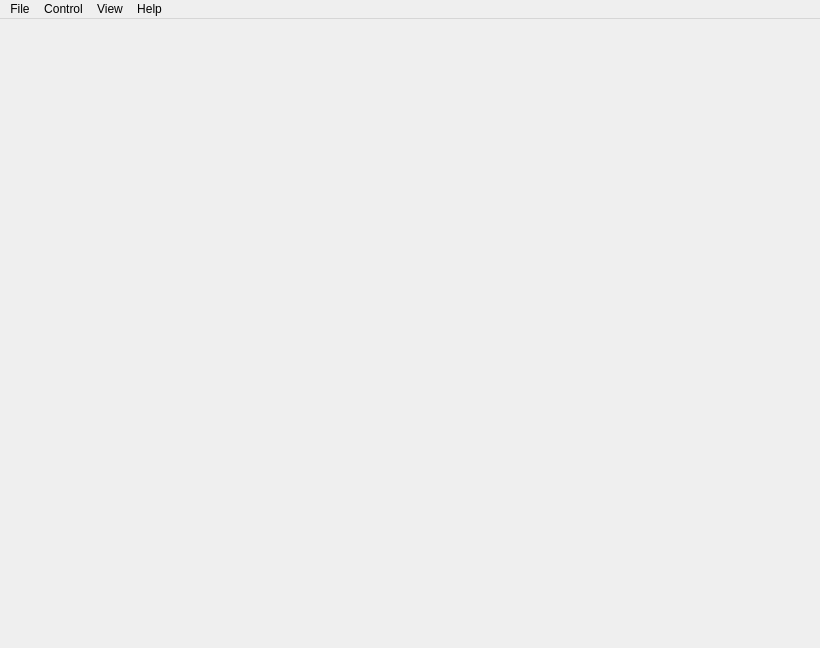
<?xml version="1.0" encoding="UTF-8"?>
<ui version="4.0">
 <class>JokerWindow</class>
 <widget class="QMainWindow" name="JokerWindow">
  <property name="geometry">
   <rect>
    <x>0</x>
    <y>0</y>
    <width>820</width>
    <height>648</height>
   </rect>
  </property>
  <property name="windowTitle">
   <string>Joker</string>
  </property>
  <widget class="QWidget" name="centralwidget">
   <layout class="QVBoxLayout" name="verticalLayout" stretch="1">
    <property name="spacing">
     <number>0</number>
    </property>
    <property name="leftMargin">
     <number>0</number>
    </property>
    <property name="topMargin">
     <number>0</number>
    </property>
    <property name="rightMargin">
     <number>0</number>
    </property>
    <property name="bottomMargin">
     <number>0</number>
    </property>
    <item>
     <widget class="PhGraphicView" name="videoStripView" native="true"/>
    </item>
   </layout>
  </widget>
  <widget class="QMenuBar" name="menubar">
   <property name="geometry">
    <rect>
     <x>0</x>
     <y>0</y>
     <width>820</width>
     <height>22</height>
    </rect>
   </property>
   <widget class="QMenu" name="menuFile">
    <property name="title">
     <string>File</string>
    </property>
    <widget class="QMenu" name="menuOpen_recent">
     <property name="title">
      <string>Open recent</string>
     </property>
     <addaction name="actionEmpty"/>
    </widget>
    <addaction name="actionNew"/>
    <addaction name="separator"/>
    <addaction name="actionOpen"/>
    <addaction name="menuOpen_recent"/>
    <addaction name="separator"/>
    <addaction name="actionOpen_Video"/>
    <addaction name="actionClose_video"/>
    <addaction name="separator"/>
    <addaction name="actionSave"/>
    <addaction name="actionSave_as"/>
    <addaction name="separator"/>
    <addaction name="actionPreferences"/>
    <addaction name="actionProperties"/>
   </widget>
   <widget class="QMenu" name="menuControl">
    <property name="title">
     <string>Control</string>
    </property>
    <widget class="QMenu" name="menuVarial_Speed">
     <property name="title">
      <string>Varispeed</string>
     </property>
     <addaction name="action_3"/>
     <addaction name="action_1"/>
     <addaction name="action_0_5"/>
     <addaction name="action0"/>
     <addaction name="action0_5"/>
     <addaction name="action1"/>
     <addaction name="action3"/>
    </widget>
    <widget class="QMenu" name="menuGo_to">
     <property name="title">
      <string>Go to</string>
     </property>
     <addaction name="actionTimecode"/>
     <addaction name="actionNext_element"/>
     <addaction name="actionPrevious_element"/>
     <addaction name="actionNext_loop"/>
     <addaction name="actionPrevious_loop"/>
    </widget>
    <addaction name="actionPlay_pause"/>
    <addaction name="actionPlay_backward"/>
    <addaction name="actionStep_forward"/>
    <addaction name="actionStep_backward"/>
    <addaction name="actionStep_time_forward"/>
    <addaction name="actionStep_time_backward"/>
    <addaction name="menuVarial_Speed"/>
    <addaction name="actionChange_timestamp"/>
    <addaction name="menuGo_to"/>
   </widget>
   <widget class="QMenu" name="menuView">
    <property name="title">
     <string>View</string>
    </property>
    <addaction name="actionFullscreen"/>
    <addaction name="actionDisplay_the_control_panel"/>
    <addaction name="actionDisplay_the_information_panel"/>
    <addaction name="actionSelect_character"/>
    <addaction name="actionHide_selected_peoples"/>
    <addaction name="actionTest_mode"/>
    <addaction name="separator"/>
    <addaction name="actionInvert_colors"/>
    <addaction name="actionHide_the_rythmo"/>
    <addaction name="actionDisplay_the_cuts"/>
    <addaction name="actionDisplay_the_vertical_scale"/>
    <addaction name="separator"/>
    <addaction name="actionShow_ruler"/>
    <addaction name="actionChange_ruler_timestamp"/>
    <addaction name="actionSet_space_between_two_ruler_graduation"/>
    <addaction name="separator"/>
    <addaction name="actionForce_16_9_ratio"/>
    <addaction name="actionDeinterlace_video"/>
    <addaction name="separator"/>
   </widget>
   <widget class="QMenu" name="menuHelp">
    <property name="title">
     <string>Help</string>
    </property>
    <addaction name="actionSend_feedback"/>
    <addaction name="actionAbout"/>
   </widget>
   <addaction name="menuFile"/>
   <addaction name="menuControl"/>
   <addaction name="menuView"/>
   <addaction name="menuHelp"/>
  </widget>
  <action name="actionOpen">
   <property name="text">
    <string>Open...</string>
   </property>
   <property name="shortcut">
    <string>Ctrl+O</string>
   </property>
  </action>
  <action name="actionPlay_pause">
   <property name="text">
    <string>Play/pause</string>
   </property>
   <property name="shortcut">
    <string>Up</string>
   </property>
  </action>
  <action name="actionPlay_backward">
   <property name="text">
    <string>Play backward</string>
   </property>
   <property name="shortcut">
    <string>Down</string>
   </property>
  </action>
  <action name="actionStep_forward">
   <property name="text">
    <string>Step forward</string>
   </property>
   <property name="shortcut">
    <string>Right</string>
   </property>
  </action>
  <action name="actionStep_backward">
   <property name="text">
    <string>Step backward</string>
   </property>
   <property name="shortcut">
    <string>Left</string>
   </property>
  </action>
  <action name="actionStep_time_forward">
   <property name="text">
    <string>Step time forward</string>
   </property>
   <property name="shortcut">
    <string>Alt+Right</string>
   </property>
  </action>
  <action name="actionStep_time_backward">
   <property name="text">
    <string>Step time backward</string>
   </property>
   <property name="shortcut">
    <string>Alt+Left</string>
   </property>
  </action>
  <action name="action_3">
   <property name="text">
    <string notr="true">-3</string>
   </property>
  </action>
  <action name="action_1">
   <property name="text">
    <string notr="true">-1</string>
   </property>
  </action>
  <action name="action_0_5">
   <property name="text">
    <string notr="true">-0.5</string>
   </property>
  </action>
  <action name="action0">
   <property name="text">
    <string notr="true">0</string>
   </property>
  </action>
  <action name="action0_5">
   <property name="text">
    <string notr="true">0.5</string>
   </property>
  </action>
  <action name="action1">
   <property name="text">
    <string notr="true">1</string>
   </property>
  </action>
  <action name="action3">
   <property name="text">
    <string notr="true">3</string>
   </property>
  </action>
  <action name="actionOpen_Video">
   <property name="text">
    <string>Open video file...</string>
   </property>
   <property name="shortcut">
    <string>Ctrl+Shift+O</string>
   </property>
  </action>
  <action name="actionChange_timestamp">
   <property name="text">
    <string>Change timestamp...</string>
   </property>
  </action>
  <action name="actionChange_font">
   <property name="text">
    <string>Change font...</string>
   </property>
  </action>
  <action name="actionAbout">
   <property name="text">
    <string>About...</string>
   </property>
  </action>
  <action name="actionPreferences">
   <property name="text">
    <string>Preferences...</string>
   </property>
  </action>
  <action name="actionProperties">
   <property name="text">
    <string>Properties...</string>
   </property>
  </action>
  <action name="actionTest_mode">
   <property name="checkable">
    <bool>true</bool>
   </property>
   <property name="text">
    <string>Test mode</string>
   </property>
   <property name="toolTip">
    <string>Set Joker on Test mode for syncheck</string>
   </property>
   <property name="shortcut">
    <string>Ctrl+Shift+T</string>
   </property>
  </action>
  <action name="actionTimecode">
   <property name="text">
    <string>Timecode...</string>
   </property>
   <property name="shortcut">
    <string>Ctrl+G</string>
   </property>
  </action>
  <action name="actionNext_text">
   <property name="text">
    <string>Next text</string>
   </property>
  </action>
  <action name="actionPrevious_text">
   <property name="text">
    <string>Previous text</string>
   </property>
  </action>
  <action name="actionNext_element">
   <property name="text">
    <string>Next element</string>
   </property>
   <property name="shortcut">
    <string>Ctrl+Right</string>
   </property>
  </action>
  <action name="actionPrevious_element">
   <property name="text">
    <string>Previous element</string>
   </property>
   <property name="shortcut">
    <string>Ctrl+Left</string>
   </property>
  </action>
  <action name="actionClear_list">
   <property name="text">
    <string>Clear list</string>
   </property>
  </action>
  <action name="actionSave">
   <property name="enabled">
    <bool>true</bool>
   </property>
   <property name="text">
    <string>Save</string>
   </property>
   <property name="shortcut">
    <string>Ctrl+S</string>
   </property>
  </action>
  <action name="actionSave_as">
   <property name="enabled">
    <bool>true</bool>
   </property>
   <property name="text">
    <string>Save as...</string>
   </property>
   <property name="shortcut">
    <string>Ctrl+Shift+S</string>
   </property>
  </action>
  <action name="actionSelect_character">
   <property name="text">
    <string>Select character...</string>
   </property>
   <property name="shortcut">
    <string>Ctrl+R</string>
   </property>
  </action>
  <action name="actionForce_16_9_ratio">
   <property name="checkable">
    <bool>true</bool>
   </property>
   <property name="text">
    <string>Force 16/9 ratio</string>
   </property>
   <property name="shortcut">
    <string>F8</string>
   </property>
  </action>
  <action name="actionFullscreen">
   <property name="checkable">
    <bool>true</bool>
   </property>
   <property name="text">
    <string>Fullscreen</string>
   </property>
   <property name="shortcut">
    <string>F10</string>
   </property>
  </action>
  <action name="actionEmpty">
   <property name="enabled">
    <bool>false</bool>
   </property>
   <property name="text">
    <string>Empty</string>
   </property>
  </action>
  <action name="actionInvert_colors">
   <property name="checkable">
    <bool>true</bool>
   </property>
   <property name="text">
    <string>Invert colors</string>
   </property>
  </action>
  <action name="actionShow_ruler">
   <property name="checkable">
    <bool>true</bool>
   </property>
   <property name="text">
    <string>Ruler</string>
   </property>
  </action>
  <action name="actionChange_ruler_timestamp">
   <property name="text">
    <string>Change ruler timestamp...</string>
   </property>
  </action>
  <action name="actionNew">
   <property name="text">
    <string>New</string>
   </property>
   <property name="shortcut">
    <string>Ctrl+N</string>
   </property>
  </action>
  <action name="actionClose_video">
   <property name="text">
    <string>Close video</string>
   </property>
  </action>
  <action name="actionSend_feedback">
   <property name="text">
    <string>Send feedback...</string>
   </property>
  </action>
  <action name="actionDeinterlace_video">
   <property name="checkable">
    <bool>true</bool>
   </property>
   <property name="text">
    <string>Deinterlace video</string>
   </property>
  </action>
  <action name="actionHide_the_rythmo">
   <property name="checkable">
    <bool>true</bool>
   </property>
   <property name="text">
    <string>Hide the rythmo</string>
   </property>
   <property name="shortcut">
    <string>F9</string>
   </property>
  </action>
  <action name="actionNext_loop">
   <property name="text">
    <string>Next loop</string>
   </property>
   <property name="shortcut">
    <string>Ctrl+Up</string>
   </property>
  </action>
  <action name="actionPrevious_loop">
   <property name="text">
    <string>Previous loop</string>
   </property>
   <property name="shortcut">
    <string>Ctrl+Down</string>
   </property>
  </action>
  <action name="actionDisplay_the_cuts">
   <property name="checkable">
    <bool>true</bool>
   </property>
   <property name="text">
    <string>Display the cuts</string>
   </property>
  </action>
  <action name="actionSet_space_between_two_ruler_graduation">
   <property name="text">
    <string>Set space between two ruler graduation...</string>
   </property>
  </action>
  <action name="actionDisplay_the_scale">
   <property name="checkable">
    <bool>true</bool>
   </property>
   <property name="text">
    <string>Display the scale</string>
   </property>
  </action>
  <action name="actionDisplay_the_vertical_scale">
   <property name="checkable">
    <bool>true</bool>
   </property>
   <property name="text">
    <string>Display the vertical scale</string>
   </property>
  </action>
  <action name="actionDisplay_the_information_panel">
   <property name="checkable">
    <bool>true</bool>
   </property>
   <property name="text">
    <string>Display the information panel</string>
   </property>
  </action>
  <action name="actionDisplay_the_control_panel">
   <property name="checkable">
    <bool>true</bool>
   </property>
   <property name="text">
    <string>Display the control panel</string>
   </property>
  </action>
  <action name="actionHide_selected_peoples">
   <property name="checkable">
    <bool>true</bool>
   </property>
   <property name="text">
    <string>Hide selected peoples</string>
   </property>
  </action>
 </widget>
 <customwidgets>
  <customwidget>
   <class>PhGraphicView</class>
   <extends>QWidget</extends>
   <header>PhGraphic/PhGraphicView.h</header>
   <container>1</container>
  </customwidget>
 </customwidgets>
 <resources/>
 <connections/>
</ui>
